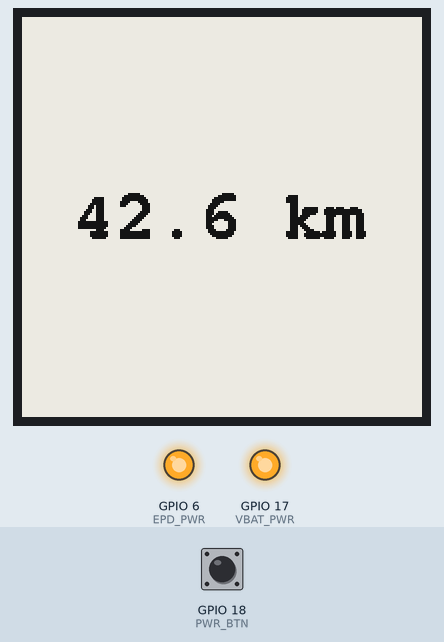
Bench run of a sketch on a simulated ESP32. Shown: 200×200 one-colour display, output pins drawn as LEDs (lit = HIGH). The test bench sets the inputs (shaded band); at power-on: GPIO 18 (PWR_BTN) HIGH. What the sketch prints to the serial monitor is not drawn.

Above: at 2.7 s.

The sketch:

00_HelloScreen.ino
```cpp
/*
 * 第 0 步：让屏幕显示 "42.6 km"，电池模式可长按开关机
 *
 * 硬件：微雪 ESP32-S3-ePaper-1.54（V2 版，200×200）
 *  - 主控：ESP32-S3-PICO-1-N8R8（8MB Flash + 8MB OPI PSRAM）
 *  - 屏幕面板：GDEY0154D67，驱动 IC：SSD1681
 * 引脚全部按官方源码 user_config.h 填好，板载直连，不需要接任何线。
 * V1/V2 的引脚定义完全一样，这个程序两个版本都能跑。
 *
 * Arduino IDE 里 PSRAM 必须选 OPI PSRAM（V2）。Flash Size 选 4MB(32Mb)，
 * 分区方案选 Huge APP (3MB No OTA/1MB SPIFFS)。
 *
 * ============ 这块板的电源设计（最关键的一段，务必看懂）============
 *
 * 它没有"硬件电源开关"。电源键是一套【固件自锁】电路：
 *
 *   GPIO18  BAT_KEY      输入，读 PWR 按键。按下 = 低电平
 *   GPIO17  BAT_Control  输出，电池供电自锁。高 = 维持供电，低 = 断电
 *
 * 电池模式下按下 PWR 键，硬件先给板子通电；但**这只在手指按着的时候成立**。
 * 固件必须在启动后立刻把 GPIO17 拉高，把电源"接管"过来，否则一松手就断电。
 *
 * 所以 setup() 的第一行必须是：
 *       pinMode(17, OUTPUT); digitalWrite(17, HIGH);
 *
 * 漏掉它 = 串口一切正常、插 USB 一切正常、电池模式一松手就白屏。
 * 这是这块板最高频的翻车点（官方例程 07_BATT_PWR_Test 专门讲这个）。
 *
 * 关机同理：把 GPIO17 拉低，电源就切断了 —— 这就是"长按电源键关机"的实现。
 * ==================================================================
 */

#include <GxEPD2_BW.h>
#include <Adafruit_GFX.h>
#include <Fonts/FreeMonoBold18pt7b.h>

// ---- 屏幕引脚（官方资料确认，别改）----
#define EPD_PWR   6    // 屏幕电源使能：LOW=开，HIGH=关
#define EPD_BUSY  8
#define EPD_RST   9
#define EPD_DC   10
#define EPD_CS   11
#define EPD_SCK  12
#define EPD_MOSI 13

// ---- 电源相关引脚（官方 user_config.h 确认）----
#define VBAT_PWR 17    // BAT_Control：HIGH=维持电池供电，LOW=断电关机
#define PWR_BTN  18    // BAT_KEY：PWR 按键，按下=LOW（芯片内部上拉）

#define EPD_W 200
#define EPD_H 200

// 面板 = GDEY0154D67（200×200 黑白，驱动 IC: SSD1681）
// 如果编译报"未定义"，把它换成 GxEPD2_154_D67 再试（见文档排查表）
GxEPD2_BW<GxEPD2_154_GDEY0154D67, GxEPD2_154_GDEY0154D67::HEIGHT>
  display(GxEPD2_154_GDEY0154D67(EPD_CS, EPD_DC, EPD_RST, EPD_BUSY));

// 记录开机瞬间 PWR 键是不是还按着（用户按着它开机的）
static bool    pwrHeldAtBoot = false;

// ------------------------------------------------------------------
// 画一屏大字，居中，画完关屏电（画面保留）
// ------------------------------------------------------------------
void showText(const char *msg) {
  // 屏幕供电：LOW = 开
  pinMode(EPD_PWR, OUTPUT);
  digitalWrite(EPD_PWR, LOW);
  delay(100);

  // 板子把屏幕接在了非默认 SPI 脚上（默认 MOSI 是 GPIO11，这里是 GPIO13），
  // 所以必须手动指定。CS 传 -1，片选交给 GxEPD2 自己管。
  SPI.begin(EPD_SCK, -1, EPD_MOSI, -1);
  display.epd2.selectSPI(SPI, SPISettings(4000000, MSBFIRST, SPI_MODE0));

  display.init(115200);          // 打印 GxEPD2 诊断到串口，方便排错
  display.setRotation(0);
  display.setTextColor(GxEPD_BLACK);
  display.setFullWindow();

  // GxEPD2 规定必须写成 firstPage / do / nextPage 的形式
  display.firstPage();
  do {
    display.fillScreen(GxEPD_WHITE);
    display.setFont(&FreeMonoBold18pt7b);
    int16_t bx, by; uint16_t bw, bh;
    display.getTextBounds(msg, 0, 0, &bx, &by, &bw, &bh);
    display.setCursor((EPD_W - bw) / 2 - bx, (EPD_H - bh) / 2 - by);
    display.print(msg);
  } while (display.nextPage());

  delay(50);
  display.hibernate();           // 屏幕控制器进深睡
  digitalWrite(EPD_PWR, HIGH);   // 关屏电：省电，画面依然保留
  Serial.print("shown: ");
  Serial.println(msg);
}

// ------------------------------------------------------------------
void setup() {
  // ============================================================
  // 第 1 件事：把电池供电锁住。必须最先做，不能挪到后面。
  // 电池模式下这一行没跑完，松手就断电 → 白屏。
  // ============================================================
  pinMode(VBAT_PWR, OUTPUT);
  digitalWrite(VBAT_PWR, HIGH);

  // 记录"开机时按键是否还按着"：按着说明用户是用它开机的，
  // 那就必须在 loop 里等松手之后才允许再次长按关机，否则会立刻自关。
  pinMode(PWR_BTN, INPUT_PULLUP);
  delay(30);
  pwrHeldAtBoot = (digitalRead(PWR_BTN) == LOW);

  Serial.begin(115200);
  delay(200);
  Serial.println();
  Serial.println("boot");
  Serial.print("reset reason: ");
  Serial.println((int)esp_reset_reason());
  Serial.print("pwr held at boot: ");
  Serial.println(pwrHeldAtBoot ? "yes" : "no");

  // 画内容
  showText("42.6 km");

  Serial.println("done - long press PWR to power off");
}

// ------------------------------------------------------------------
void loop() {
  static bool     armed  = false;   // 是否允许"长按关机"
  static uint32_t tPress = 0;       // 本次按下的起始时刻
  static uint32_t tBoot  = 0;       // 上电时刻（开机后前 3 秒不响应）

  if (tBoot == 0) tBoot = millis();

  // 开机后给 3 秒缓冲：用户可能还按着 PWR 键，不能一上来就当成"长按"
  if (millis() - tBoot < 3000) return;

  // 开机时若按键还按着，先等用户松手，之后才武装长按关机
  if (!armed) {
    if (digitalRead(PWR_BTN) == HIGH) armed = true;
    return;
  }

  if (digitalRead(PWR_BTN) == LOW) {
    if (tPress == 0) {
      tPress = millis();
    } else if (millis() - tPress >= 1500) {   // 按住 1.5 秒 = 关机
      Serial.println("power off");
      showText("OFF");
      delay(300);
      digitalWrite(VBAT_PWR, LOW);            // ← 断电，电池模式下这里就黑了
      delay(2000);
      // 如果还活着（说明是 USB 供电，切不断），复位状态等下次操作
      armed  = false;
      tPress = 0;
    }
  } else {
    tPress = 0;                                // 松手，取消计时
  }

  delay(20);
}
```
